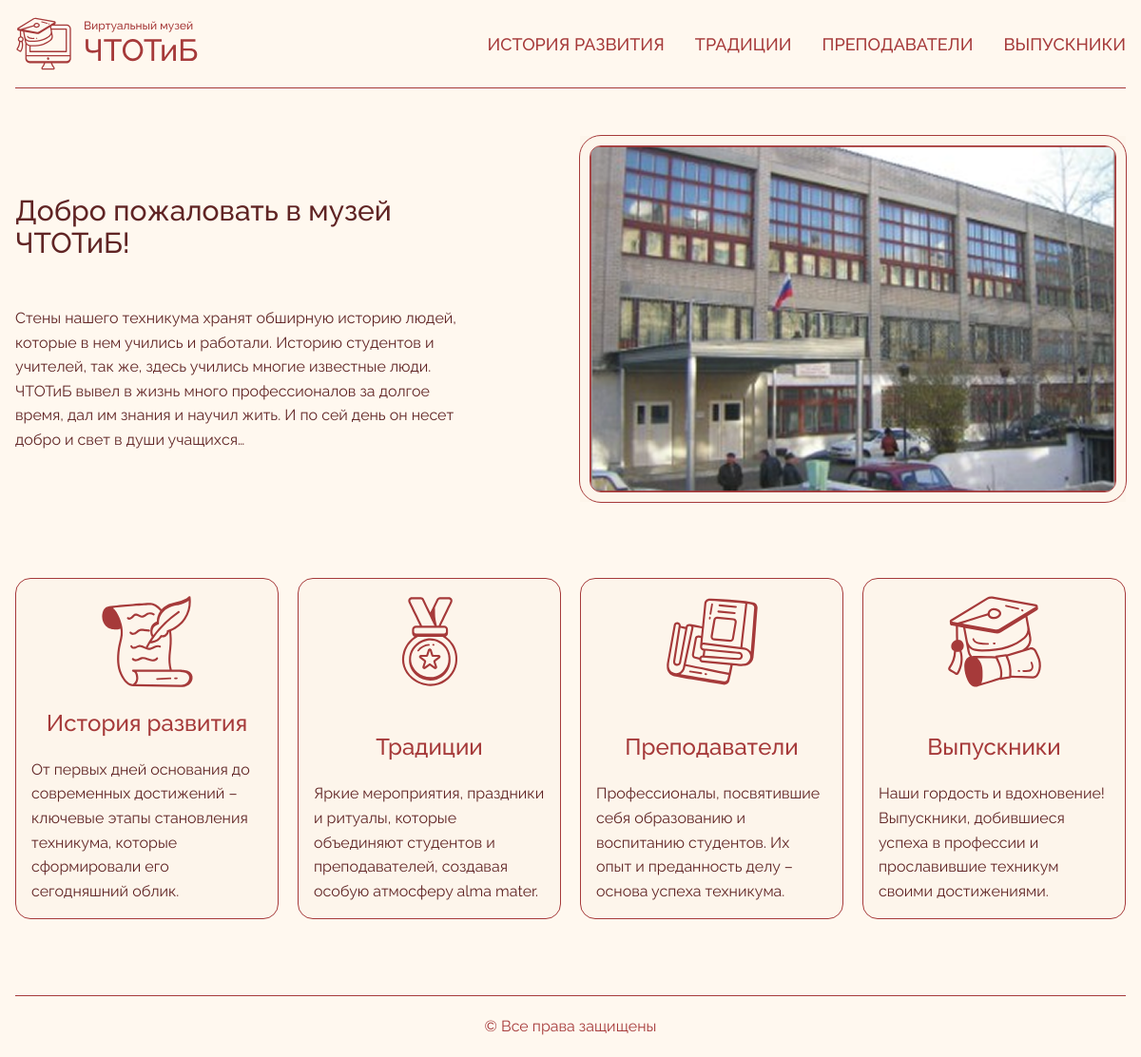
The page / on the database its author committed.
### app/models.py (models this page shows, shortened)
class MainPageContent(models.Model):
    title = models.CharField("Заголовок", max_length=100)
    description = CKEditor5Field("Описание", max_length=1000)
    image = models.ImageField("Изображение", upload_to='main_page/images/')
    class Meta:
        verbose_name = "Контент главной страницы"
        verbose_name_plural = "Контент главной страницы"

class Section(models.Model):
    name = models.CharField("Название раздела", max_length=20)
    description = CKEditor5Field("Описание раздела", max_length=255)
    slug = models.SlugField("Слаг", max_length=30, unique=True, blank=True)
    icon = models.FileField("Иконка", upload_to='icons/',
                             validators=[FileExtensionValidator(allowed_extensions=['svg'])])
    class Meta:
        verbose_name = "Раздел"
        verbose_name_plural = "Разделы"

### app/views.py (the view)
# urls.py: path('', MainPageView.as_view(), name='index'),
class MainPageView(TemplateView):
    template_name = 'pages/index.html'
    def get_context_data(self, **kwargs):
        context = super().get_context_data(**kwargs)
        try:
            context['main_page_content'] = MainPageContent.objects.get(pk=1)
        except MainPageContent.DoesNotExist:
            context['main_page_content'] = {
                "title": "Добро пожаловать в музей ЧТОТиБ!",
                "description": "Стены нашего техникума хранят обширную историю людей...",
            }
        context['sections'] = Section.objects.all()
        return context

### app/templatetags/mul.py (called while the page is built)
@register.filter
def mul(value, arg):
    return value * arg

### app/templatetags/svg_icon.py (called while the page is built)
@register.simple_tag
def svg_icon(icon_url, css_class=""):
    icon_path = os.path.join(settings.MEDIA_ROOT, icon_url.replace('/media/', '', 1))
    if not os.path.exists(icon_path):
        return mark_safe(f'<div class="{css_class}">Иконка не найдена</div>')
    with open(icon_path, 'r') as f:
        svg = f.read()
        if css_class:
            svg = svg.replace('<svg ', f'<svg class="{css_class}" ')
        return mark_safe(svg)

### templates/pages/index.html (shortened to what this page needs)
{% extends 'base.html' %}
{% load static %}
{% block content %}
  <div class="flex flex-col gap-16 md:gap-20">
    <div class="grid min-h-max grid-cols-1 md:grid-cols-12 items-center justify-between gap-5">
      <div data-aos="fade-right" class="md:col-span-5 flex flex-col gap-8 md:gap-10 ck-content">
        <h1 class="font-medium text-2xl md:text-3xl lg:text-4xl text-(--text)">{{ main_page_content.title }}</h1>
        {{ main_page_content.description|safe }}
      </div>
      <div data-aos="fade-left"  class="md:col-start-7 md:col-end-13 p-2.5 bg-(--beige)">
        <img
            class="object-cover max-h-[600px] border border-(--accent) outline outline-(--accent) outline-offset-10 rounded-xl w-full"
            src="{{ main_page_content.image.url }}" alt="{{ main_page_content.title }}">
      </div>
    </div>
    <div class="grid grid-cols-[repeat(auto-fit,minmax(230px,1fr))] gap-5">
      {% for section in sections %}
        {% include "components/section_card.html" with title=section.name description=section.description icon=section.icon url_name=section.slug index=forloop.counter0 %}
      {% endfor %}
    </div>
  </div>
{% endblock %}

### templates/components/section_card.html
{% load svg_icon %}
{% load mul %}
{% load static %}
<div data-aos="fade-up" data-aos-delay="{{ index|mul:100|add:300 }}" class="p-4 bg-(--beige) rounded-2xl flex flex-col items-center gap-5 justify-between border border-(--accent)">
  {% svg_icon icon.url 'w-16 md:w-[100px] h-16 md:h-[100px] text-(--accent)' %}
  <div class="flex flex-col items-center gap-3 md:gap-5">
    <a href="{% url "section" url_name %}">
      <h3 class="font-medium text-(--accent) text-lg  md:text-xl lg:text-2xl text-center line-clamp-2">
        {{ title }}
      </h3>
    </a>
    <div class="ck-content">
      <p class="max-md:text-sm lg:text-lg text-(--text) line-clamp-5 ck-content">
        {{ description|safe }}
      </p>
    </div>
  </div>
</div>

### static/style.css (style rules this page uses)
:root { --accent: #A63A3A; --text: #602424; --beige: #FDF5EB; --bg: #FFF8EF }
* { font-family: "Raleway", serif; font-variant-numeric: lining-nums; }
.ck-content { line-height: 1.6; color: var(--text); }
.ck-content h1 { font-size: 30px; font-weight: 500; margin: 10px 0; }

### rows shown on the page
MainPageContent: title "Добро пожаловать в музей ЧТОТиБ!", description "Стены нашего техникума хранят обширную историю людей, которые в нем учились и работали. Историю студентов и учителей, так же, здесь учились многие известные люди. ЧТОТиБ вывел в жизнь много профессионалов за долгое время, дал им знания и научил жить. И по сей день он несет добро и свет в души учащихся…", image (picture)
Section: name "История развития", description "От первых дней основания до современных достижений – ключевые этапы становления техникума, которые сформировали его сегодняшний облик."
Section: name "Традиции", description "Яркие мероприятия, праздники и ритуалы, которые объединяют студентов и преподавателей, создавая особую атмосферу alma mater."
Section: name "Преподаватели", description "Профессионалы, посвятившие себя образованию и воспитанию студентов. Их опыт и преданность делу – основа успеха техникума."
Section: name "Выпускники", description "Наши гордость и вдохновение! Выпускники, добившиеся успеха в профессии и прославившие техникум своими достижениями."
